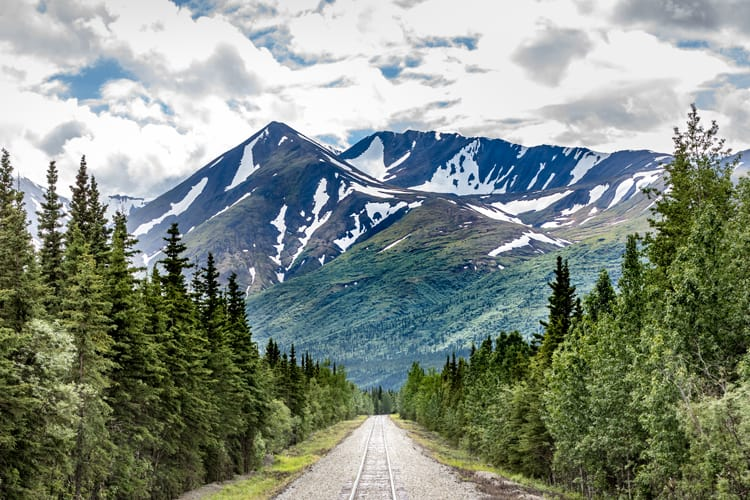
#> input picture day2/mountain.jpg, 750 x 500 px
$ python open_cv2.py
#> lines starting #> are read from the running program, lines starting #| are printed output that depends on the picture
import cv2
import numpy as np


img = cv2.imread('mountain.jpg')
#> img is the input picture: shape (500, 750, 3); mean B, G, R 130.9, 141.3, 131
reshape = cv2.resize(img,(img.shape[1], img.shape[0]//2))
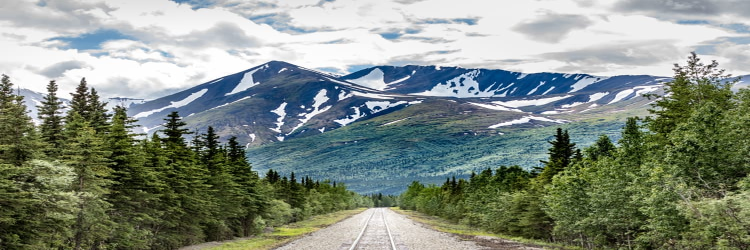
#> reshape: shape (250, 750, 3); mean B, G, R 131.1, 141.6, 131.2
crop = img[250:img.shape[0], 300:450]
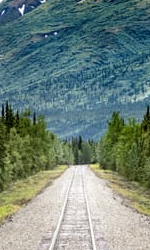
#> crop: shape (250, 150, 3); mean B, G, R 125.2, 132.7, 112.1
resize = cv2.resize(crop, (img.shape[1], img.shape[0]))
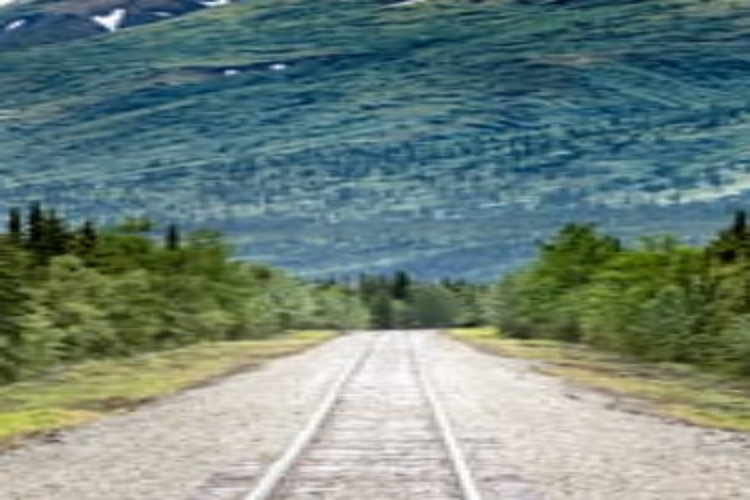
#> resize: shape (500, 750, 3); mean B, G, R 125.1, 132.6, 112
cv2.imshow("Mountain" , img)
print(img.shape)
#| (500, 750, 3)

cv2.imshow("Reshape Image" , reshape)
print(reshape.shape)
#| (250, 750, 3)

cv2.imshow("Mountain Croped" , crop)
print(crop.shape)
#| (250, 150, 3)
cv2.imshow("Mountain Resize" , resize)
print(crop.shape)
#| (250, 150, 3)

cv2.waitKey(0)
